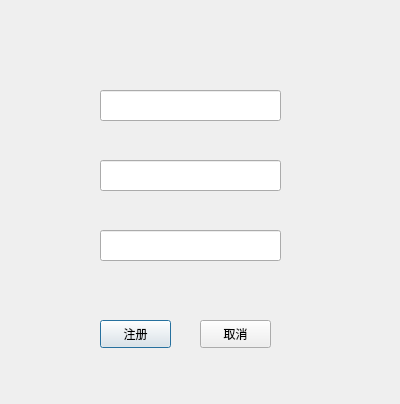
<?xml version="1.0" encoding="UTF-8"?>
<ui version="4.0">
 <class>DialogRegister</class>
 <widget class="QDialog" name="DialogRegister">
  <property name="geometry">
   <rect>
    <x>0</x>
    <y>0</y>
    <width>400</width>
    <height>404</height>
   </rect>
  </property>
  <property name="windowTitle">
   <string>Dialog</string>
  </property>
  <widget class="QPushButton" name="Register">
   <property name="geometry">
    <rect>
     <x>100</x>
     <y>320</y>
     <width>71</width>
     <height>28</height>
    </rect>
   </property>
   <property name="text">
    <string>注册</string>
   </property>
  </widget>
  <widget class="QLineEdit" name="username">
   <property name="geometry">
    <rect>
     <x>100</x>
     <y>90</y>
     <width>181</width>
     <height>31</height>
    </rect>
   </property>
  </widget>
  <widget class="QLineEdit" name="password">
   <property name="geometry">
    <rect>
     <x>100</x>
     <y>160</y>
     <width>181</width>
     <height>31</height>
    </rect>
   </property>
  </widget>
  <widget class="QLineEdit" name="passwordagain">
   <property name="geometry">
    <rect>
     <x>100</x>
     <y>230</y>
     <width>181</width>
     <height>31</height>
    </rect>
   </property>
  </widget>
  <widget class="QPushButton" name="Cancel">
   <property name="geometry">
    <rect>
     <x>200</x>
     <y>320</y>
     <width>71</width>
     <height>28</height>
    </rect>
   </property>
   <property name="text">
    <string>取消</string>
   </property>
  </widget>
 </widget>
 <resources/>
 <connections/>
</ui>
